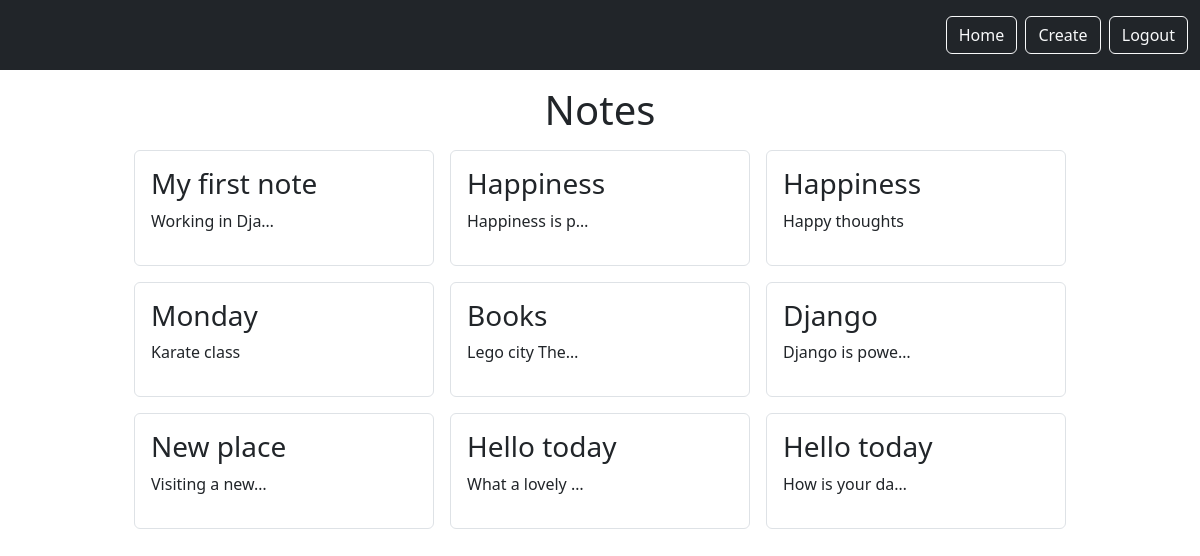
Page /smart/notes (signed in) on the committed database.
### notes/models.py (models this page shows)
class Notes(models.Model):
    title = models.CharField(max_length=200)
    text = models.TextField()
    created = models.DateTimeField(auto_now_add=True)
    user = models.ForeignKey(
        User, on_delete=models.CASCADE, related_name='notes')

### notes/views.py (the view)
# urls.py: path('notes', views.NotesListView.as_view(), name="notes.list"),
class NotesListView(LoginRequiredMixin, ListView):
    model = Notes
    context_object_name = 'notes'
    template_name = 'notes/notes_list.html'
    login_url = '/admin'
    def get_queryset(self):
        return self.request.user.notes.all()

### notes/templates/notes/notes_list.html (shortened to what this page needs)
{% extends "base.html" %}
{% block content %}
    <h1 class="text-center  my-3" >Notes</h1>
    <div class="d-flex flex-wrap justify-content-center align-items-stretch">
        {% for note in notes %}
            <div class="card mx-2 mb-3 w-25 p-3 border card-hover">
                <a href="{% url 'notes.detail' pk=note.id %}" class="text-dark
                    link-offset-2 link-offset-3-hover link-underline-dark link-underline-opacity-0 link-underline-opacity-75-hover">
                <h3>{{note.title}}</h3></a>
                <p>{{note.text|truncatechars:15}}</p>
            </div>
        {% endfor %}
    </div>
{% endblock %}

### static/templates/base.html (shortened to what this page needs)
{% load static %}
<html>
    <head>
        <link href="https://cdn.jsdelivr.net/npm/bootstrap@5.3.0-alpha3/dist/css/bootstrap.min.css" rel="stylesheet">
        <link rel="stylesheet" type="text/css" href="/static/css/style.css">
    </head>
    <body>
        <nav class="navbar navbar-dark bg-dark">
            <div class="ms-auto text-right p-2">
                {% if user.is_authenticated %}
                <a href="{% url 'home' %}" class="btn btn-outline-light me-1">Home</a>
                <a href="{% url 'notes.new' %}" class="btn btn-outline-light me-1">Create</a>
                <a href="{% url 'logout' %}" class="btn btn-outline-light me-1">Logout</a>
                {% else %}
                <a href="{% url 'login' %}" class="btn btn-outline-light me-1">Login</a>
                <a href="{% url 'signup' %}" class="btn btn-outline-light me-1">Sign up</a>
                {% endif %}
            </div>
        </nav
        <div class="my-5 p-2 container">
            {%  block content %}
            {% endblock %}
    </body>
</html>

### rows in the picture
Notes: title "My first note", text "Working in Dja…"
Notes: title "Happiness", text "Happiness is p…"
Notes: title "Happiness", text "Happy thoughts"
Notes: title "Monday", text "Karate class"
Notes: title "Books", text "Lego city The…"
Notes: title "Django", text "Django is powe…"
Notes: title "New place", text "Visiting a new…"
Notes: title "Hello today", text "What a lovely …"
Notes: title "Hello today", text "How is your da…"
